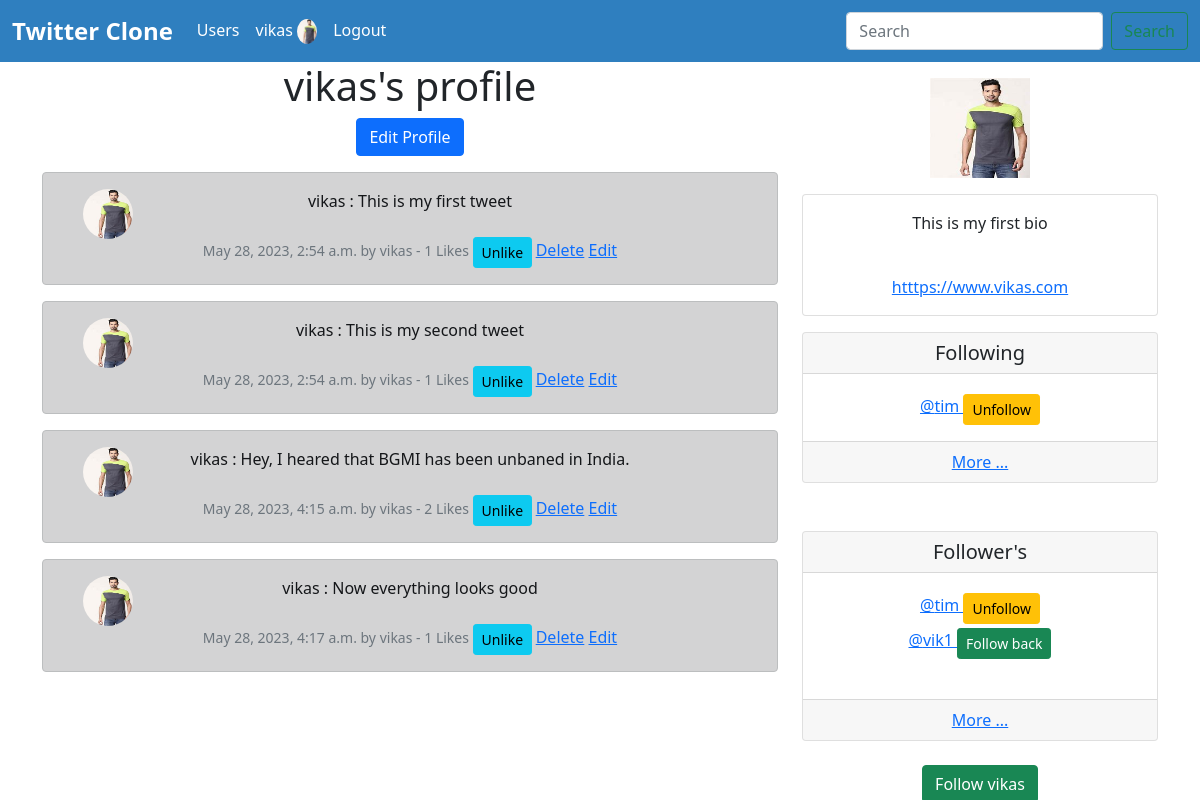
Before: /profile/1/ (signed in) with the older database file.
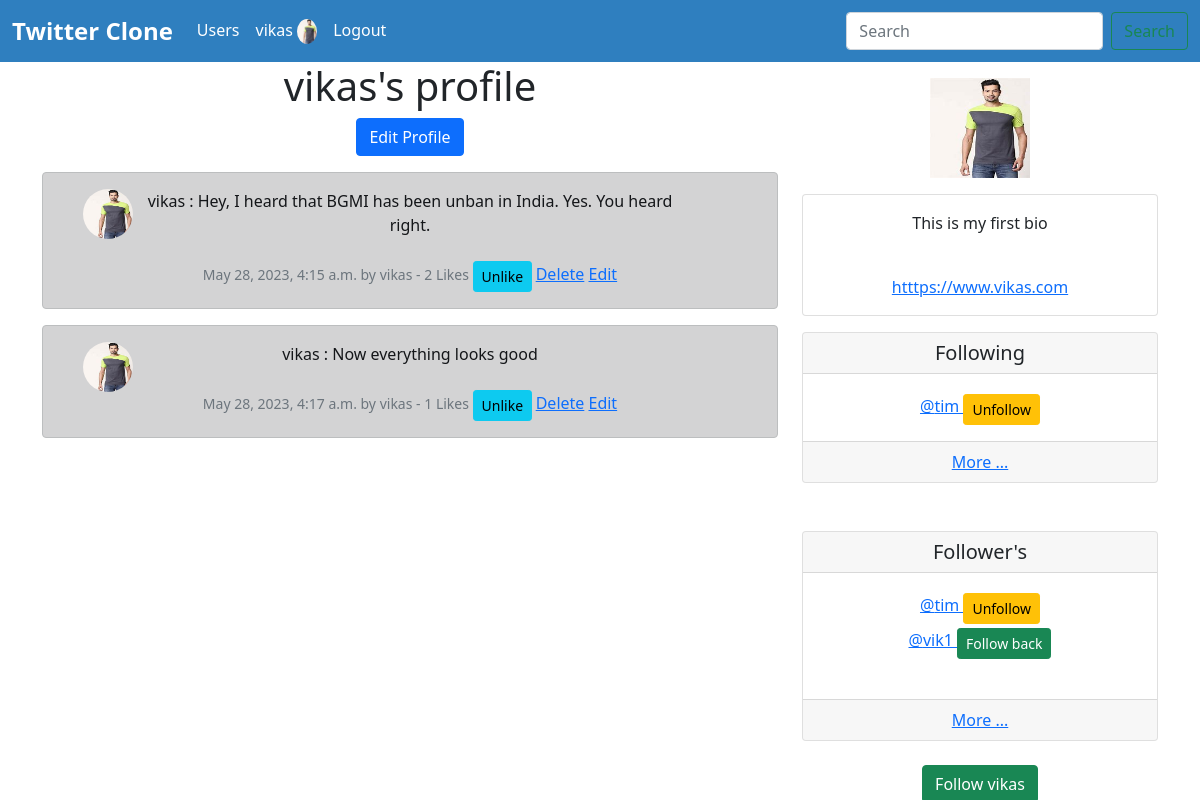
After: the same page with the newer database file.
### app/models.py (models this page shows)
class Profile(models.Model):
    user = models.OneToOneField(User, on_delete=models.CASCADE)
    follows = models.ManyToManyField("self", related_name='followed_by', symmetrical=False, blank=True)
    profile_pic = models.ImageField(null=True, blank=True, upload_to='images/')
    bio = models.TextField(null=True, blank=True)
    social_link = models.CharField(max_length=200, null=True, blank=True)
    updated_date = models.DateTimeField(User, auto_now=True)
    def __str__(self):
        return self.user.username

class Tweet(models.Model):
    user = models.ForeignKey(User, on_delete=models.DO_NOTHING)
    body = models.CharField(max_length=500)
    created_on = models.DateTimeField(auto_now_add=True)
    likes = models.ManyToManyField(User, related_name='tweet_like', blank=True)
    def total_likes(self):
        return self.likes.count()
    def __str__(self):
        return f"{self.user} : {self.body}"

### app/views.py (the view, shortened to what this page needs)
# urls.py: path('profile/<int:pk>/', views.profile_view, name='profile'),
def profile_view(request, pk):
    if request.user.is_authenticated:
        profile = Profile.objects.get(id=pk)
        tweets = Tweet.objects.filter(user=pk)
        return render(request, 'app/profile.html', {"profile":profile, 'tweets':tweets})
    else:
        messages.warning(request, "You must be logged in")
        return redirect('home')

### app/templates/app/profile.html (shortened to what this page needs)
{% extends 'app/base.html' %}
{% load static %}
{% block content %}
    <div class="container text-center">
        <div class="row">
            <div class="col-8">
                <h1>{{ profile.user.username }}'s profile</h1>
                {% if request.user.id == profile.user.id %}
                <a href="{% url 'user_profile' %}" class="btn btn-primary">Edit Profile</a>
                {% endif %}
                <div class="mt-3">
                  {% if tweets %}
                  {% for tweet in tweets %}
                  <div class="alert alert-dark" role="alert">
                    <div class="container">
                      <div class="row">
                        <div class="col-1">
                          {% if profile.profile_pic %}
                          <img src="{{ profile.profile_pic.url }}" class="rounded-circle" width="50px" height="50px" alt="">
                          {% else %}
                          <img src="{% static 'images/user1.png' %}" width="50px" height="50px" alt="">
                          {% endif %}
                        </div>
                          <div class="col-10">
                            {{ tweet }} <br><br>
                            <small class="text-muted">
                                {{ tweet.created_on }} by {{ tweet.user.username }}
                                - {{ tweet.total_likes }} Likes
                                {% if user in tweet.likes.all %}
                                  <a href="{% url 'tweet_like' tweet.id %}" class="btn btn-sm btn-info">Unlike</a>
                                {% else %}
                                  <a href="{% url 'tweet_like' tweet.id %}" class="btn btn-sm btn-info">Like</a>
                                {% endif %}
                            </small>
                            {% if request.user.id == tweet.user.id %}
                            <a href="{% url 'delete_tweet' tweet.id %}">Delete</a>
                            <a href="{% url 'update_tweet' tweet.id %}">Edit</a>
                            {% endif %}
                        </div>
                      </div>
                    </div>
                  </div>
                  {% endfor %}
                  {% endif %}
                </div>
            </div>
            <div class="col-4 mt-3">
              {% if profile.profile_pic %}
                <img src="{{ profile.profile_pic.url }}" width="100px" height="100px" alt="">
                {% else %}
                <img src="{% static 'images/user1.png' %}" width="100px" height="100px" alt="">
              {% endif %}
              <div class="mt-3">
                <div class="card">
                    <div class="card-body">
                      {% if profile.bio %}
                      <p alifn="justify">{{ profile.bio }}</p> <br>
                      {% endif %}
                      {% if profile.social_link %}
                      <a href="{{ profile.social_link }}">{{ profile.social_link }}</a>
                      {% endif %}
                    </div>
                </div>
            </div>
                <div class="card mt-3">
                    <h5 class="card-header">Following</h5>
                    <div class="card-body">
                        {% for following in profile.follows.all|slice:5 %}
                        <a href="{% url 'profile' following.user.id %}">@{{ following }}
                        {% if request.user.id == profile.user.id %}
                          <a href="{% url 'unfollow' following.user.id %}" class="btn btn-sm btn-warning mt-1">Unfollow</a>
                        </a> <br>
                        {% endif %}
                        {% endfor %}
                    </div>
                    <div class="card-footer">
                      <a href="{% url 'following_list' profile.user.id %}">More ...</a>
                    </div>
                  </div>
                <br><br>
                <div class="card">
                    <h5 class="card-header">Follower's</h5>
                    <div class="card-body">
                        {% for follower in profile.followed_by.all|slice:5 %}
                            <a href="{% url 'profile' follower.user.id %}">@{{ follower }}
                              {% if request.user.id == profile.user.id %}
                              {% if follower in profile.follows.all %}
                              <a href="{% url 'unfollow' follower.user.id %}" class="btn btn-sm btn-warning mt-1">Unfollow</a>
                              {% else %}
                              <a href="{% url 'follow' follower.user.id %}" class="btn btn-sm btn-success mt-1">Follow back</a>
                              {% endif %}
                              {% endif %}
                            </a> <br>
                        {% endfor %}
                        <br>
                      </div>
                        <div class="card-footer">
                          <a href="{% url 'follower_list' profile.user.id %}">More ...</a>
                        </div>
                  </div>
                  <br>
                  <form action="" method="post">
                    {% if profile in user.profile.follows.all %}
                        <button class="btn btn-danger" name="follow" value="unfollow">Unfollow {{ profile.user.username }}</button>
                    {% else %}
                        <button class="btn btn-success" name="follow" value="follow">Follow {{ profile.user.username }}</button>
                    {% endif %}
                  </form>
            </div>
        </div>
    </div>
{% endblock %}

### app/templates/app/base.html (shortened to what this page needs)
<!doctype html>
<html lang="en">
{% load static %}
  <head>
    <link href="https://cdn.jsdelivr.net/npm/bootstrap@5.0.2/dist/css/bootstrap.min.css" rel="stylesheet">
  </head>
  <body>
    <nav class="navbar navbar-expand-lg navbar-dark">
      <div class="container-fluid">
        <a class="navbar-brand" href="/">Twitter Clone</a>
        <div class="collapse navbar-collapse" id="navbarSupportedContent">
          <ul class="navbar-nav me-auto mb-2 mb-lg-0">
            <li class="nav-item">
              <a class="nav-link active" href="{% url 'profile_list' %}">Users</a>
            </li>
            {% if request.user.is_authenticated %}
            <li class="nav-item">
              <a class="nav-link active" href="{% url 'profile' request.user.id %}"> {{ request.user.username }}
                {% if request.user.profile.profile_pic %}
                <img src="{{ request.user.profile.profile_pic.url }}" width="20px" class="rounded-circle" alt="">
                {% else %}
                <img src="{% static 'images/user1.png' %}" width="20px" class="rounded-circle" alt="">
                {% endif %}
              </a>
            </li>
            <li class="nav-item">
              <a class="nav-link active" href="{% url 'logout' %}">Logout</a>
            </li>
            {% endif %}
          </ul>
          <form class="d-flex">
            <input class="form-control me-2" type="search" placeholder="Search" aria-label="Search">
            <button class="btn btn-outline-success" type="submit">Search</button>
          </form>
        </div>
      </div>
    </nav>
    {% block content %}
    {% endblock content %}
  </body>
</html>

### app/templates/app/base.html (style rules this page uses)
.navbar-brand { font-size: 24px; font-weight: bold; }
.navbar-dark { background-color: #2f7fbf; }
.nav-link { color: #ffffff; }

Changed rows visible on the page:
removed Tweet: profile_pic (picture), user+body "vikas : This is my first tweet", created_on "May 28, 2023, 2:54 a.m.", user.username "vikas", total_likes "1", shows "Unlike", shows "Delete"
removed Tweet: profile_pic (picture), user+body "vikas : This is my second tweet", created_on "May 28, 2023, 2:54 a.m.", user.username "vikas", total_likes "1", shows "Unlike", shows "Delete"
changed Tweet: user+body "vikas : Hey, I heared that BGMI has been unbaned in India." → "vikas : Hey, I heard that BGMI has been unban in India. Yes. You heard right."
